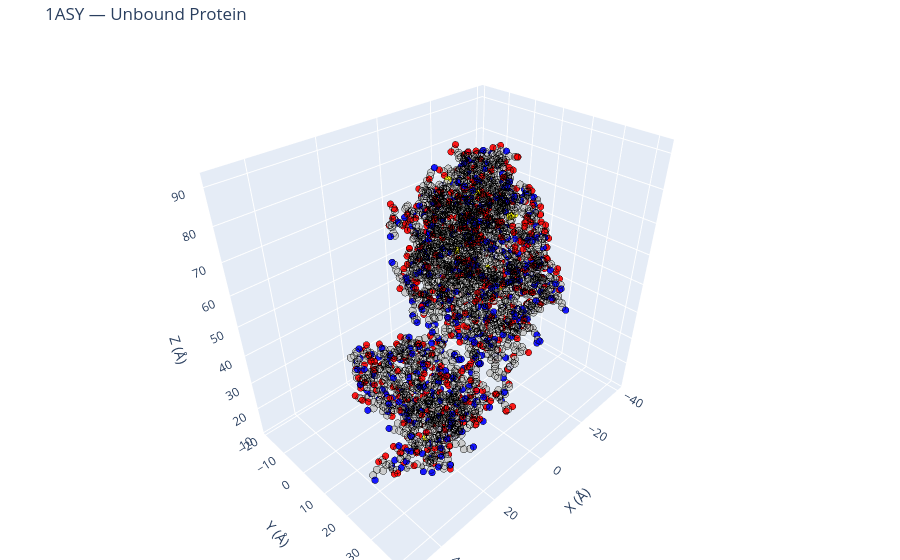

The notebook cell saved with this chart:
### Code cell
import json
import plotly.graph_objects as go
from pathlib import Path

# -------- CONFIG --------
JSON_PATH = "./assets/PRDBv3.json"
UUU_DIR = Path("./UU_PDBS")
# ------------------------

ATOM_PROPERTIES = {
    'CA': {'color': '#A9A9A9', 'size': 1.2},
    'P':  {'color': '#FFA500', 'size': 2.0},
    'C': {'color': '#C8C8C8', 'size': 1.7},
    'N': {'color': '#0000FF', 'size': 1.55},
    'O': {'color': '#FF0000', 'size': 1.52},
    'S': {'color': '#FFFF00', 'size': 1.8},
    'H': {'color': '#FFFFFF', 'size': 1.2},
    'DEFAULT': {'color': '#32CD32', 'size': 1.5}
}


def get_atom_props(atom_name, element):
    if atom_name in ATOM_PROPERTIES:
        return ATOM_PROPERTIES[atom_name]
    elif element in ATOM_PROPERTIES:
        return ATOM_PROPERTIES[element]
    else:
        return ATOM_PROPERTIES['DEFAULT']


# --- PDB PARSER ---
def parse_pdb(filepath, molecule_type):

    atoms = []

    with open(filepath, 'r') as f:
        for line in f:
            if line.startswith("ATOM") or line.startswith("HETATM"):

                atom_name = line[12:16].strip()
                element = line[76:78].strip()

                if not element:
                    element = ''.join([c for c in atom_name if c.isalpha()])[0]

                x = float(line[30:38])
                y = float(line[38:46])
                z = float(line[46:54])

                atoms.append({
                    "name": atom_name,
                    "element": element,
                    "x": x,
                    "y": y,
                    "z": z,
                    "type": molecule_type
                })

    return atoms


# --- VISUALIZATION ---
def visualize_atoms(atoms, title):

    x_vals, y_vals, z_vals = [], [], []
    colors, sizes, hover = [], [], []
    borders = []

    for atom in atoms:

        x_vals.append(atom["x"])
        y_vals.append(atom["y"])
        z_vals.append(atom["z"])

        props = get_atom_props(atom["name"], atom["element"])
        colors.append(props["color"])
        sizes.append(props["size"] * 5)

        if atom["type"] == "protein":
            borders.append("black")
        else:
            borders.append("purple")

        hover.append(
            f"{atom['type']}<br>"
            f"Atom: {atom['name']}<br>"
            f"Element: {atom['element']}"
        )

    fig = go.Figure(data=[go.Scatter3d(
        x=x_vals,
        y=y_vals,
        z=z_vals,
        mode='markers',
        marker=dict(
            size=sizes,
            color=colors,
            opacity=0.9,
            line=dict(width=0.5, color=borders)
        ),
        text=hover,
        hoverinfo='text'
    )])

    fig.update_layout(
        title=title,
        scene=dict(
            xaxis_title="X (Å)",
            yaxis_title="Y (Å)",
            zaxis_title="Z (Å)",
            aspectmode="data"
        ),
        margin=dict(l=0, r=0, b=0, t=40)
    )

    fig.show()


# --- MAIN ---
def main():

    with open(JSON_PATH, "r") as f:
        data = json.load(f)

    pdb_id = input("Enter complex PDB ID (e.g. 1ASY): ").strip().upper()

    entry = None
    for obj in data:
        if obj.get("C_PDB", "").upper() == pdb_id:
            entry = obj
            break

    if not entry:
        print("PDB ID not found in dataset")
        return

    pro_id = entry["U_pro_PDB"].replace("*", "").upper()
    rna_id = entry["U_RNA_PDB"].replace("*", "").upper()

    complex_dir = UUU_DIR / pdb_id

    pro_path = complex_dir / f"{pro_id}.pdb"
    rna_path = complex_dir / f"{rna_id}.pdb"

    print("\nSelect visualization mode:")
    print("1 → Protein only")
    print("2 → RNA only")
    print("3 → Both")

    choice = input("Enter choice (1/2/3): ").strip()

    atoms = []

    if choice == "1":

        if not pro_path.exists():
            print("Protein file missing")
            return

        print("Loading Protein:", pro_path)
        atoms.extend(parse_pdb(pro_path, "protein"))
        title = f"{pdb_id} — Unbound Protein"

    elif choice == "2":

        if not rna_path.exists():
            print("RNA file missing")
            return

        print("Loading RNA:", rna_path)
        atoms.extend(parse_pdb(rna_path, "rna"))
        title = f"{pdb_id} — Unbound RNA"

    else:

        if pro_path.exists():
            print("Loading Protein:", pro_path)
            atoms.extend(parse_pdb(pro_path, "protein"))

        if rna_path.exists():
            print("Loading RNA:", rna_path)
            atoms.extend(parse_pdb(rna_path, "rna"))

        title = f"{pdb_id} — Unbound Protein + RNA"

    if not atoms:
        print("No structures loaded.")
        return

    visualize_atoms(atoms, title)


if __name__ == "__main__":
    main()

### Figure 1 — Plotly figure (JSON) as saved in the notebook; plotly's stock layout.template omitted (floating-point values rounded to 4 significant figures; data arrays with more than 128 entries replaced by an {"elided": "..."} marker saying what was removed)
{"data": [{"hoverinfo": "text", "marker": {"color": {"elided": "3921 str values"}, "line": {"color": {"elided": "3921 str values"}, "width": 0.5}, "opacity": 0.9, "size": {"elided": "3921 float values"}}, "mode": "markers", "text": {"elided": "3921 str values"}, "type": "scatter3d", "x": {"elided": "3921 float values"}, "y": {"elided": "3921 float values"}, "z": {"elided": "3921 float values"}}], "layout": {"margin": {"b": 0, "l": 0, "r": 0, "t": 40}, "scene": {"aspectmode": "data", "xaxis": {"title": {"text": "X (Å)"}}, "yaxis": {"title": {"text": "Y (Å)"}}, "zaxis": {"title": {"text": "Z (Å)"}}}, "title": {"text": "1ASY — Unbound Protein"}}}
